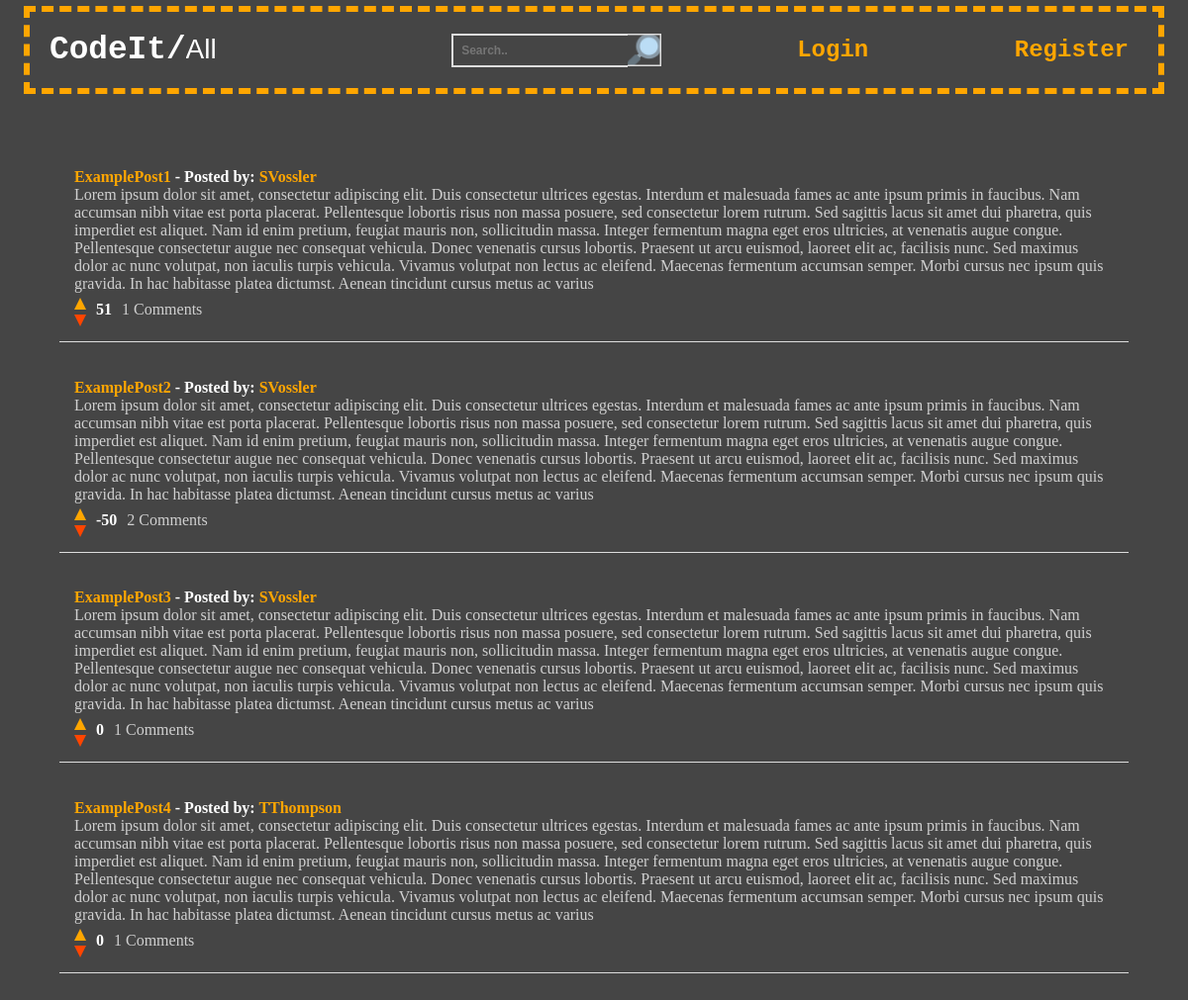
The app's page /, older data.
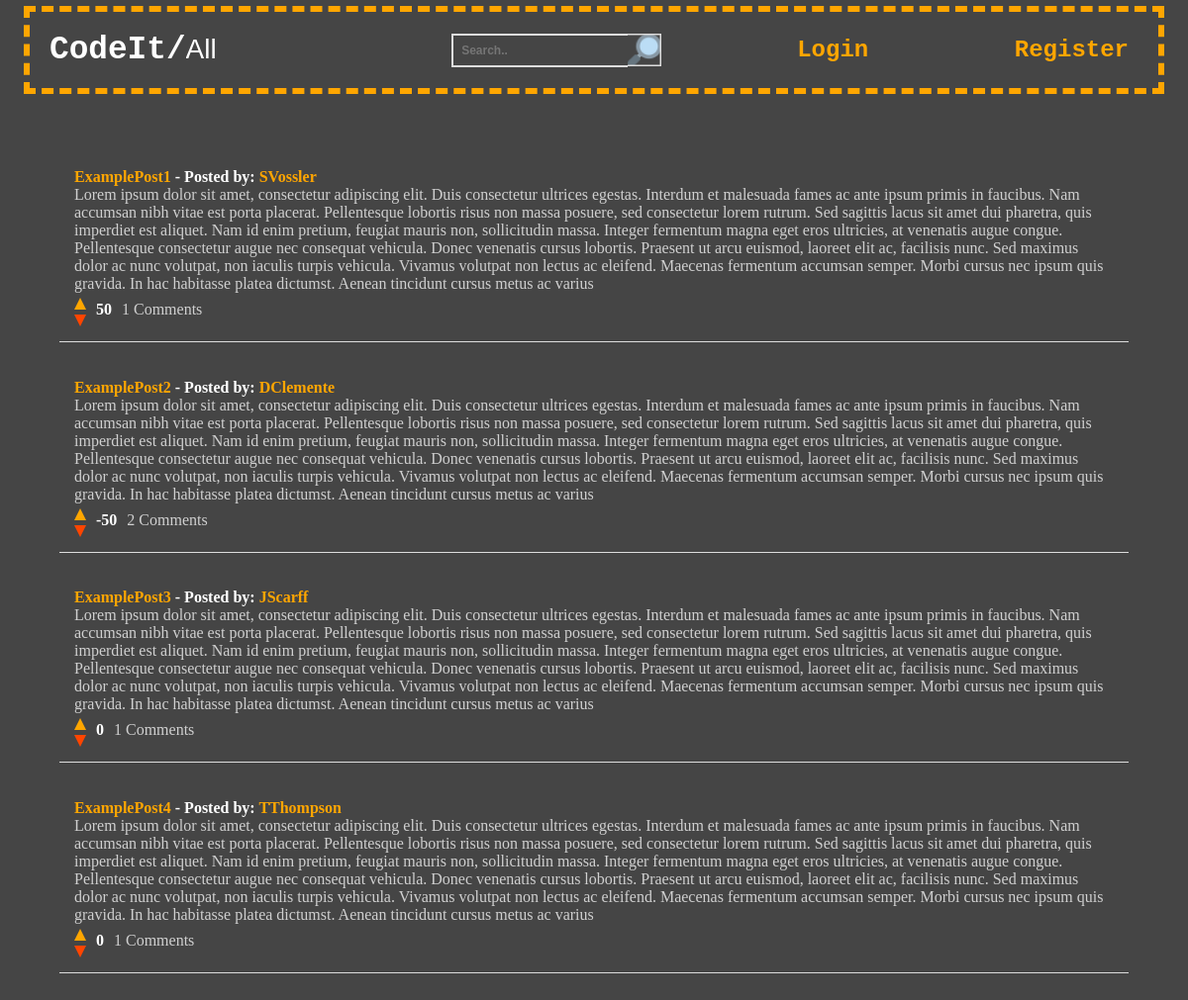
The same page, newer data.
### tables this page shows
CREATE TABLE ForumPost(
        PostId INTEGER PRIMARY KEY NOT NULL,
        PostedBy TEXT NOT NULL,
        PostTitle TEXT NOT NULL,
        PostContent TEXT NOT NULL,
        PostSubForum TEXT NOT NULL,
        Upvotes INTEGER NOT NULL,
        Downvotes INTEGER NOT NULL
    );

### run.py (the view)
@app.route("/")
def root():
    session["logged_in"] = False
    session['name'] = ""
    return index()

### run.py (called while the page is built)
@app.route("/index")
def index():
    con = sql.connect("ForumPosts.db")
    con.row_factory = sql.Row
    cur = con.cursor()
    cur.execute("ATTACH DATABASE 'PostComments.db' AS PostCommentsDB")
    cur.execute('''
        SELECT ForumPost.*, COUNT(PostComment.CommentId) AS CommentCount
        FROM ForumPost
        LEFT JOIN PostComment ON ForumPost.PostId = PostComment.PostId
        GROUP BY ForumPost.PostId
    ''')
    posts = cur.fetchall()
    if not session.get('logged_in'):
        return render_template('index.html', posts=posts)
    else:
        return render_template('index.html',
                name = session['name'], posts=posts)

### templates/index.html (shortened to what this page needs)
<!DOCTYPE html>
<html lang="en">
  <head>
    <link href="../static/css/styles.css" rel="stylesheet" />
  </head>
  <body>
    <nav class="nav-bar">
      <div class="forum-logo">
        <h3>CodeIt/</h3>
        <form id="myForm" action="/on-select-change", method="POST">
          <select id="subforum" name="subforum" onchange="submitForm()">
            <option value="all" {% if selected_subforum == 'all' %}selected{% endif %}>All</option>
          </select>
        </form>
      </div>
      <div class="search-container">
        <form action="/search", method="POST" >
          <input type="text" placeholder="Search.." name="search">
          <button type="submit"></button>
        </form>
      </div>
      {% if not session['logged_in'] %}
        <a href="/login-clicked">Login</a>
        <a href="/register">Register</a>
      {% endif %}
    </nav>
    <section class="posts-section">
      <ul class="posts-list">
        {% for post in posts %}
          <li class="posts-list-item">
            <strong><a href="{{url_for('post', post_id=post['PostId'])}}">{{post["PostTitle"]}}</a> - Posted by: <a href="{{url_for('profile', posted_by=post['PostedBy'])}}">{{post["PostedBy"]}}</a></strong><br>
            <p>{{post["PostContent"]|safe}}</p>
            <div class="vote-container">
              <div class="arrow-container">
                <a class="upvote-arrow" href="{{url_for('upvote_clicked', post_id=post['PostId'])}}"></a>
                <a class="downvote-arrow" href="{{url_for('downvote_clicked', post_id=post['PostId'])}}"></a>
              </div>
              <span class="vote-count">{{ post["Upvotes"] - post["Downvotes"]}}</span>
              <span class="comment-count">{{ post["CommentCount"] }} Comments</span>
            </div>
          </li>
        {% endfor %}
      </ul>
    </section>
  </body>
</html>

Row changes from the older to the newer data that the page shows:
changed ForumPost "ExamplePost1": post['Upvotes']-post['Downvotes'] "51" → "50"
changed ForumPost "ExamplePost2": PostedBy "SVossler" → "DClemente"
changed ForumPost "ExamplePost3": PostedBy "SVossler" → "JScarff"
